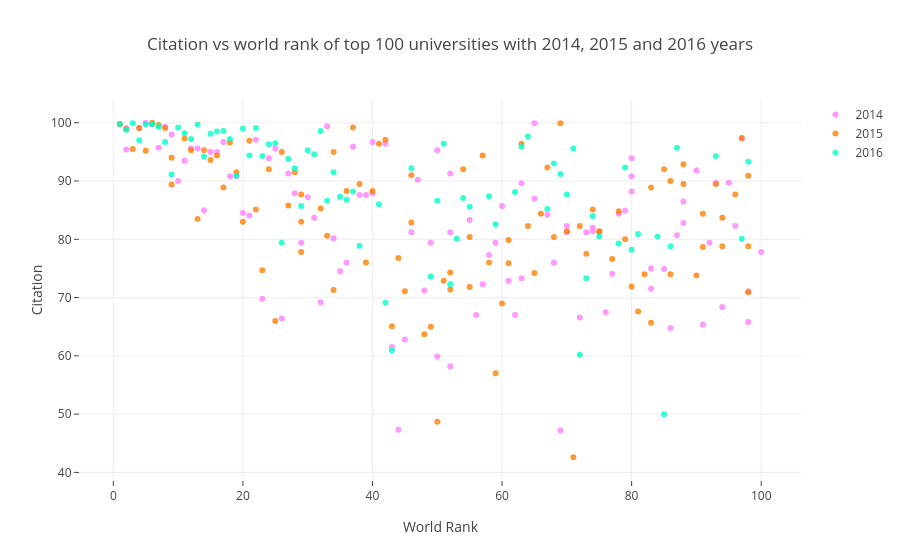

Notebook source saved alongside this figure:
### Markdown cell above
# Scatter
<font color='red'>
Scatter Example: Citation vs world rank of top 100 universities with 2014, 2015 and 2016 years
<font color='black'>
    
1) Import graph_objs as *go*
2) Creating traces
    * x = x axis
    * y = y axis
    * mode = type of plot like marker, line or line + markers
    * name = name of the plots
    * marker = marker is used with dictionary. 
        * color = color of lines. It takes RGB (red, green, blue) and opacity (alpha)
    * text = The hover text (hover is curser)
3 ) data = is a list that we add traces into it
4 )  layout = it is dictionary.
    * title = title of layout
    * x axis = it is dictionary
        * title = label of x axis
        * ticklen = length of x axis ticks
        * zeroline = showing zero line or not
    * y axis = it is dictionary and same with x axis
5 )fig = it includes data and layout 
6 )iplot() = plots the figure(fig) that is created by data and layout

### Code cell
# prepare data frames
df2014 = timesData[timesData.year == 2014].iloc[:100,:]
df2015 = timesData[timesData.year == 2015].iloc[:100,:]
df2016 = timesData[timesData.year == 2016].iloc[:100,:]

# import graph objects as "go"
import plotly.graph_objs as go


# creating trace1
trace1 =go.Scatter(
                    x = df2014.world_rank,
                    y = df2014.citations,
                    mode = "markers",
                    name = "2014",
                    marker = dict(color = 'rgba(255, 128, 255, 0.8)'),
                    text= df2014.university_name)

# creating trace2
trace2 =go.Scatter(
                    x = df2015.world_rank,
                    y = df2015.citations,
                    mode = "markers",
                    name = "2015",
                    marker = dict(color = 'rgba(255, 128, 2, 0.8)'),
                    text= df2015.university_name)


# creating trace3
trace3 =go.Scatter(
                    x = df2016.world_rank,
                    y = df2016.citations,
                    mode = "markers",
                    name = "2016",
                    marker = dict(color = 'rgba(0, 255, 200, 0.8)'),
                    text= df2016.university_name)


data = [trace1, trace2, trace3]


layout = dict(title = 'Citation vs world rank of top 100 universities with 2014, 2015 and 2016 years',
              xaxis= dict(title= 'World Rank',ticklen= 5,zeroline= False),
              yaxis= dict(title= 'Citation',ticklen= 5,zeroline= False)
             )


fig = dict(data = data, layout = layout)
iplot(fig)

### Figure 1 — Plotly figure (JSON) as saved in the notebook; plotly's stock layout.template omitted (floating-point values rounded to 4 significant figures)
{"data": [{"marker": {"color": "rgba(255, 128, 255, 0.8)"}, "mode": "markers", "name": "2014", "text": ["California Institute of Technology", "Harvard University", "University of Oxford", "Stanford University", "Massachusetts Institute of Technology", "Princeton University", "University of Cambridge", "University of California, Berkeley", "University of Chicago", "Imperial College London", "Yale University", "University of California, Los Angeles", "Columbia University", "ETH Zurich – Swiss Federal Institute of Technology Zurich", "Johns Hopkins University", "University of Pennsylvania", "Duke University", "University of Michigan", "Cornell University", "University of Toronto", "University College London", "Northwestern University", "University of Tokyo", "Carnegie Mellon University", "University of Washington", "National University of Singapore", "University of Texas at Austin", "Georgia Institute of Technology", "University of Illinois at Urbana-Champaign", "University of Wisconsin-Madison", "University of British Columbia", "London School of Economics and Political Science", "University of California, Santa Barbara", "University of Melbourne", "McGill University", "Karolinska Institute", "École Polytechnique Fédérale de Lausanne", "King’s College London", "University of Edinburgh", "New York University", "University of California, San Diego", "Washington University in St Louis", "University of Hong Kong", "Seoul National University", "Peking University", "University of Minnesota", "University of North Carolina at Chapel Hill", "Australian National University", "Pennsylvania State University", "Boston University", "Tsinghua University", "Brown University", "Kyoto University", "University of California, Davis", "LMU Munich", "Korea Advanced Institute of Science and Technology (KAIST)", "Hong Kong University of Science and Technology", "University of Manchester", "Ohio State University", "Pohang University of Science and Technology", "KU Leuven", "Purdue University", "The University of Queensland", "University of Göttingen", "Rice University", "École Normale Supérieure", "Leiden University", "Heidelberg University", "Delft University of Technology", "University of Southern California", "École Polytechnique", "University of Sydney", "Erasmus University Rotterdam", "University of Basel", "Utrecht University", "Nanyang Technological University", "Wageningen University and Research Center", "University of Pittsburgh", "University of Bristol", "Durham University", "Emory University", "Tufts University", "Michigan State University", "University of Amsterdam", "Ghent University", "Free University of Berlin", "Technical University of Munich", "Case Western Reserve University", "Vanderbilt University", "University of Notre Dame", "Monash University", "McMaster University", "University of California, Irvine", "Humboldt University of Berlin", "University of Rochester", "Pierre and Marie Curie University", "University of Colorado Boulder", "Maastricht University", "University of Groningen", "University of Helsinki"], "type": "scatter", "uid": "ef7aa441-1d6e-43f9-9094-5fc2c8f5ae22", "x": ["1", "2", "2", "4", "5", "6", "7", "8", "9", "10", "11", "12", "13", "14", "15", "16", "17", "18", "19", "20", "21", "22", "23", "24", "25", "26", "27", "28", "29", "30", "31", "32", "33", "34", "35", "36", "37", "38", "39", "40", "40", "42", "43", "44", "45", "46", "47", "48", "49", "50", "50", "52", "52", "52", "55", "56", "57", "58", "59", "60", "61", "62", "63", "63", "65", "65", "67", "68", "69", "70", "70", "72", "73", "74", "74", "76", "77", "78", "79", "80", "80", "80", "83", "83", "85", "86", "87", "88", "88", "90", "91", "92", "93", "94", "95", "96", "97", "98", "98", "100"], "y": [99.8, 99.1, 95.4, 99.1, 100, 99.7, 95.7, 99.3, 98, 90, 93.5, 95.6, 95.6, 85, 95, 95, 96.7, 90.8, 90.8, 84.5, 84.1, 97.1, 69.8, 93.9, 95.6, 66.4, 91.3, 87.9, 79.4, 87.2, 83.7, 69.2, 99.4, 80.2, 74.5, 76, 95.9, 87.6, 87.6, 87.9, 96.7, 96.4, 61.5, 47.3, 62.8, 81.2, 90.2, 71.2, 79.4, 95.3, 59.9, 91.3, 58.2, 81.2, 83.3, 67, 72.3, 77.3, 79.4, 85.7, 72.9, 67, 73.3, 89.6, 99.9, 87, 84.2, 76, 47.2, 81.2, 82.3, 66.6, 81.2, 81.4, 82, 67.5, 74.1, 84.4, 84.9, 88.2, 90.8, 93.9, 71.5, 75, 74.9, 64.8, 80.7, 82.8, 86.5, 91.8, 65.4, 79.4, 89.7, 68.4, 89.7, 82.3, 97.3, 65.8, 71.1, 77.8]}, {"marker": {"color": "rgba(255, 128, 2, 0.8)"}, "mode": "markers", "name": "2015", "text": ["California Institute of Technology", "Harvard University", "University of Oxford", "Stanford University", "University of Cambridge", "Massachusetts Institute of Technology", "Princeton University", "University of California, Berkeley", "Imperial College London", "Yale University", "University of Chicago", "University of California, Los Angeles", "ETH Zurich – Swiss Federal Institute of Technology Zurich", "Columbia University", "Johns Hopkins University", "University of Pennsylvania", "University of Michigan", "Duke University", "Cornell University", "University of Toronto", "Northwestern University", "University College London", "University of Tokyo", "Carnegie Mellon University", "National University of Singapore", "University of Washington", "Georgia Institute of Technology", "University of Texas at Austin", "LMU Munich", "University of Illinois at Urbana-Champaign", "University of Wisconsin-Madison", "University of British Columbia", "University of Melbourne", "London School of Economics and Political Science", "École Polytechnique Fédérale de Lausanne", "University of Edinburgh", "University of California, Santa Barbara", "New York University", "McGill University", "King’s College London", "University of California, San Diego", "Washington University in St Louis", "University of Hong Kong", "Karolinska Institute", "Australian National University", "University of Minnesota", "University of North Carolina at Chapel Hill", "Peking University", "Tsinghua University", "Seoul National University", "Hong Kong University of Science and Technology", "Korea Advanced Institute of Science and Technology (KAIST)", "University of Manchester", "Brown University", "KU Leuven", "University of California, Davis", "Boston University", "Pennsylvania State University", "Kyoto University", "University of Sydney", "Nanyang Technological University", "École Polytechnique", "Scuola Normale Superiore di Pisa", "Leiden University", "The University of Queensland", "Pohang University of Science and Technology", "University of Göttingen", "Ohio State University", "Rice University", "Heidelberg University", "Delft University of Technology", "Erasmus University Rotterdam", "Wageningen University and Research Center", "University of Bristol", "University of Basel", "University of Southern California", "University of Amsterdam", "École Normale Supérieure", "Utrecht University", "Humboldt University of Berlin", "Free University of Berlin", "Michigan State University", "Durham University", "Monash University", "Middle East Technical University", "University of Arizona", "University of Notre Dame", "Tufts University", "University of California, Irvine", "Ghent University", "University of Massachusetts", "University of Pittsburgh", "Emory University", "McMaster University", "University of Glasgow", "Vanderbilt University", "University of Colorado Boulder", "Stockholm University", "Technical University of Munich", "Uppsala University"], "type": "scatter", "uid": "4387b192-890a-4701-b8de-b2cfdd3e90b0", "x": ["1", "2", "3", "4", "5", "6", "7", "8", "9", "9", "11", "12", "13", "14", "15", "16", "17", "18", "19", "20", "21", "22", "23", "24", "25", "26", "27", "28", "29", "29", "29", "32", "33", "34", "34", "36", "37", "38", "39", "40", "41", "42", "43", "44", "45", "46", "46", "48", "49", "50", "51", "52", "52", "54", "55", "55", "57", "58", "59", "60", "61", "61", "63", "64", "65", "66", "67", "68", "69", "70", "71", "72", "73", "74", "75", "75", "77", "78", "79", "80", "81", "82", "83", "83", "85", "86", "86", "88", "88", "90", "91", "91", "93", "94", "94", "96", "97", "98", "98", "98"], "y": [99.7, 98.9, 95.5, 99.1, 95.2, 100, 99.6, 99.1, 89.4, 94, 97.3, 95.3, 83.5, 95.3, 93.6, 94.4, 88.9, 96.6, 91.5, 83, 96.9, 85.1, 74.7, 92, 66, 95, 85.8, 91.5, 83, 77.8, 87.7, 85.3, 80.6, 71.3, 95, 88.3, 99.2, 89.5, 76, 88.3, 96.4, 97.1, 65.1, 76.8, 71.1, 82.9, 91, 63.7, 65, 48.7, 72.9, 71.4, 74.3, 92, 71.8, 80.4, 94.4, 76, 57, 69, 75.9, 79.9, 96.4, 82.3, 74.2, 84.4, 92.3, 80.4, 99.9, 81.4, 42.6, 82.3, 77.5, 85.1, 81.4, 81.3, 76.6, 84.8, 80, 71.9, 67.6, 74, 88.9, 65.7, 92, 74, 90, 92.9, 89.5, 73.8, 78.7, 84.4, 89.5, 78.8, 83.7, 87.7, 97.4, 90.9, 78.8, 70.9]}, {"marker": {"color": "rgba(0, 255, 200, 0.8)"}, "mode": "markers", "name": "2016", "text": ["California Institute of Technology", "University of Oxford", "Stanford University", "University of Cambridge", "Massachusetts Institute of Technology", "Harvard University", "Princeton University", "Imperial College London", "ETH Zurich – Swiss Federal Institute of Technology Zurich", "University of Chicago", "Johns Hopkins University", "Yale University", "University of California, Berkeley", "University College London", "Columbia University", "University of California, Los Angeles", "University of Pennsylvania", "Cornell University", "University of Toronto", "Duke University", "University of Michigan", "Carnegie Mellon University", "London School of Economics and Political Science", "University of Edinburgh", "Northwestern University", "National University of Singapore", "King’s College London", "Karolinska Institute", "LMU Munich", "New York University", "École Polytechnique Fédérale de Lausanne", "University of Washington", "University of Melbourne", "University of British Columbia", "KU Leuven", "University of Illinois at Urbana-Champaign", "Heidelberg University", "McGill University", "University of California, San Diego", "University of California, Santa Barbara", "Georgia Institute of Technology", "Peking University", "University of Tokyo", "University of California, Davis", "University of Hong Kong", "University of Texas at Austin", "Tsinghua University", "Wageningen University and Research Center", "Humboldt University of Berlin", "University of Wisconsin-Madison", "Brown University", "Australian National University", "Technical University of Munich", "École Normale Supérieure", "Nanyang Technological University", "University of Manchester", "University of Sydney", "University of Amsterdam", "Hong Kong University of Science and Technology", "The University of Queensland", "Washington University in St Louis", "Utrecht University", "University of North Carolina at Chapel Hill", "Boston University", "Delft University of Technology", "University of Minnesota", "Leiden University", "University of Southern California", "University of Bristol", "Durham University", "Erasmus University Rotterdam", "Free University of Berlin", "Monash University", "University of Groningen", "Pennsylvania State University", "University of Glasgow", "University of Helsinki", "University of Tübingen", "University of Pittsburgh", "University of Warwick", "Uppsala University", "University of Copenhagen", "University of New South Wales", "University of Freiburg", "Seoul National University", "University of St Andrews", "Vanderbilt University", "Kyoto University", "Maastricht University", "Emory University", "Lund University", "Ohio State University", "University of Exeter", "University of Bonn", "Georgetown University", "McMaster University", "University of Sheffield", "Queen Mary University of London", "University of Göttingen", "Michigan State University"], "type": "scatter", "uid": "62c0f0b6-c43b-42b7-a6af-3612f29fd781", "x": ["1", "2", "3", "4", "5", "6", "7", "8", "9", "10", "11", "12", "13", "14", "15", "16", "17", "18", "19", "20", "21", "22", "23", "24", "25", "26", "27", "28", "29", "30", "31", "32", "33", "34", "35", "36", "37", "38", "=39", "=39", "41", "42", "43", "=44", "=44", "46", "=47", "=47", "49", "50", "51", "52", "53", "54", "55", "=56", "=56", "58", "59", "=60", "=60", "62", "63", "64", "=65", "=65", "67", "68", "69", "70", "71", "72", "73", "74", "75", "=76", "=76", "78", "79", "80", "81", "=82", "=82", "84", "85", "86", "87", "=88", "=88", "=90", "=90", "=90", "93", "=94", "=94", "=94", "97", "98", "=99", "=99"], "y": [99.8, 98.8, 99.9, 97, 99.7, 99.8, 99.3, 96.7, 91.1, 99.2, 98.2, 97.2, 99.7, 94.2, 98.1, 98.5, 98.6, 97.2, 90.9, 99, 94.4, 99.1, 94.3, 96.3, 96.5, 79.4, 93.8, 92.2, 85.7, 95.3, 94.6, 98.6, 86.6, 91.5, 87.3, 86.8, 88.2, 78.9, 98.7, 99.2, 86, 69.1, 60.9, 84.3, 70.1, 92.2, 58.8, 87.8, 73.6, 86.6, 96.4, 72.3, 80.1, 87.1, 85.6, 77.3, 77.5, 87.4, 82.6, 82.4, 99.2, 88.1, 95.9, 97.7, 61.5, 88, 85.2, 93, 91.2, 87.7, 95.6, 60.2, 73.3, 84, 80.5, 92.3, 82.1, 79.3, 92.3, 78.2, 80.9, 86.2, 82.1, 80.5, 50, 78.8, 95.7, 46.6, 82.7, 96.7, 81.3, 83.2, 94.3, 85.3, 82.5, 84.9, 80.1, 93.3, 72.7, 76.8]}], "layout": {"autosize": true, "title": {"text": "Citation vs world rank of top 100 universities with 2014, 2015 and 2016 years"}, "xaxis": {"autorange": true, "range": [-5.006, 106.0], "ticklen": 5, "title": {"text": "World Rank"}, "type": "linear", "zeroline": false}, "yaxis": {"autorange": true, "range": [37.86, 104.7], "ticklen": 5, "title": {"text": "Citation"}, "type": "linear", "zeroline": false}}}
